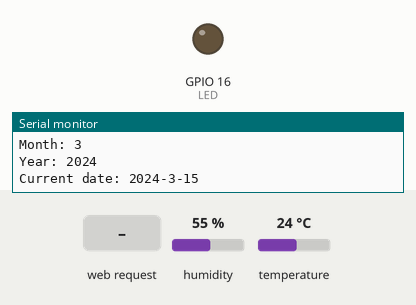
This sketch was run on a simulated ESP8266 (NodeMCU). On the bench: output pins drawn as LEDs (lit = HIGH), the last lines printed to the serial monitor. Inputs (shaded band) come from the test bench; at power-on: humidity 55 %, temperature 24 °C. WiFi joins after 1.5 s; servers stay silent unless stated; network time is answered at once with the bench clock; the local clock reads 2024-03-15 10:24:30 at power-on unless the sketch sets it; no MQTT or app messages arrive unless stated.

Above: at 3.7 s.
3.8 s: HTTP request GET /led/on received
At 4.3 s:
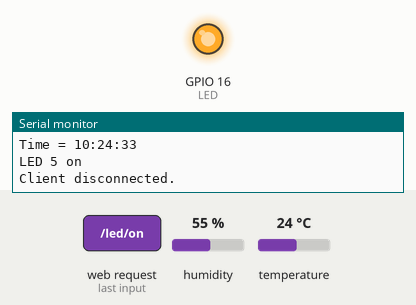
5.3 s: HTTP request GET /led/off received
At 6.3 s:
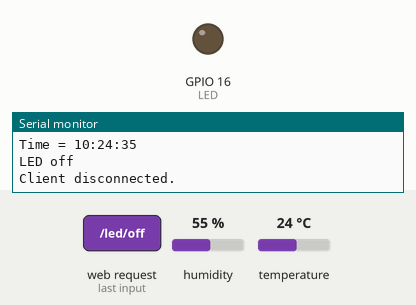
Timing chart, 0 to 8.3 s (numbered marks = the images above; inputs shaded):
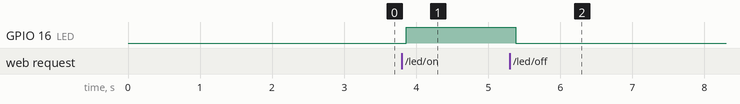

The sketch:

4-WifiWebServerWithDHT11NTPandMqtt-c4a.ino
```cpp
//
// Simple WebServer with mqtt messaging
//
// mvk@ca.ibm.com - for SNP/ P-Tech
//
// This programs will start a websever which is connected to you wifi once you adjust the SSID and password please change all parameters - see CHANGE HERE
// the code will also send a mqtt message a mqtt broker ....
//
//

// based on https://randomnerdtutorials.com/esp8266-web-server/
// switch on /off LED ... LED GPIO16 or GPIO03

#define VERSION "161220202-1323"

// Load Wi-Fi library
#include <ESP8266WiFi.h>
#include "DHT.h"
#include <PubSubClient.h> //<<<< lib needs to be installed

//<<<<<<<<<<<<<<<<<<<<<<<<<<<<<<<<<<<< TIME Server NTP
#include <WiFiUdp.h>
#include <NTPClient.h>
WiFiUDP ntpUDP;

// By default 'pool.ntp.org' is used with 60 seconds update interval and
// no offset
//NTPClient timeClient(ntpUDP);
  // Set offset time in seconds to adjust for your timezone, for example:
  // GMT +1 = 3600
  // GMT +8 = 28800
  // GMT -1 = -3600
  // GMT 0 = 0
  // EST = GMT -5

NTPClient timeClient(ntpUDP, "us.pool.ntp.org", -18000,6000);
// You can specify the time server pool and the offset, (in seconds)
// additionaly you can specify the update interval (in milliseconds).
// NTPClient timeClient(ntpUDP, "europe.pool.ntp.org", 3600, 60000);
// Variables to save date and time
//https://gndtovcc.home.blog/2020/04/12/esp8266-nodemcu-ntp-client-server-get-date-and-time-arduino-ide/
String formattedDate;
String dayStamp;
String timeStamp;
///////<<<<<<<<<<<<<<<<<<<<<<<<<<<<<<<<<<<<<<< TIME END


// to be able to read voltage
ADC_MODE(ADC_VCC); //vcc read

/*
////>>>>>>>>> CHANGE HERE
*/
// Replace with YOUR network credentials
const char* ssid     = "";    //>>>>>>>>> CHANGE HERE
const char* password = "";        //>>>>>>>>> CHANGE HERE
String DEVICEID   =    "mvk01";            //>>>>>>>>> CHANGE HERE
#define mqtt_server    "52.117.240.201"    //>>>>>>>>> CHANGE HERE - should preset for P-Tech

//### YOUR LOCATION
// find ur LAT LON  use https://www.latlong.net/ and ur cityname like Brantford,canada  for Branford =43.139410,-80.263650

String  LATITUDE  =   "43.6711581"   ;         //>>>>>>>>> CHANGE HERE
String  LONGITUDE =   "-79.4129989"    ;       //>>>>>>>>> CHANGE HERE


#define DHTPIN 4 // what digital pin we're connected to NodeMCU (D2)

// Uncomment whatever type you're using!
#define DHTTYPE DHT11 // DHT 11
DHT dht(DHTPIN, DHTTYPE);

String mqttmsg = "{\"hello\":\"hello\"}";

// Set web server port number to 80
WiFiServer server(80);

// Variable to store the HTTP request
String header;

// Auxiliar variables to store the current output state
String LEDState = "on ";

// Assign output variables to GPIO pins
const int LED = 16;

// Current time
unsigned long currentTime1 = millis();
// Previous time
unsigned long previousTime1 = millis();

const long mqttSchedule = 10000; // send mqtt message every 10sec

unsigned long currentTime = millis();
// Previous time
unsigned long previousTime = 0;
// Define timeout time in milliseconds (example: 2000ms = 2s)
const long timeoutTime = 2000;

WiFiClient espClient;
PubSubClient mqttclient(espClient);

//dht vars
float prevTemp=0;
float h =0;
float t =0;
uint8_t mac[6];
long msgcounter=0;
float myvol=0;
//
// Setup
//
void setup() {
  Serial.begin(115200);
  // Initialize the output variables as outputs
  pinMode(LED, OUTPUT);
  // Set outputs to LOW
  digitalWrite(LED, LOW);

  Serial.print("VERSION = ");
  Serial.println(VERSION);
  // Connect to Wi-Fi network with SSID and password
  Serial.print("Connecting to ");
  Serial.println(ssid);
  WiFi.begin(ssid, password);
  while (WiFi.status() != WL_CONNECTED) {
    delay(500);
    Serial.print(".");
  }
   WiFi.macAddress(mac);
  // Print local IP address and start web server
  Serial.println("");
  Serial.println("WiFi connected.");
  Serial.println("IP address: ");
  Serial.println(WiFi.localIP());
  server.begin();
  delay(500);
  dht.begin();
  delay(500);

  // Sensor readings may also be up to 2 seconds 'old' (its a very slow sensor)
  h = dht.readHumidity();
  // Read temperature as Celsius (the default)
  t = dht.readTemperature();
  Serial.print("readHumidity = ");
  Serial.println(h);

  Serial.print("readTemperature = ");
  Serial.println(t);

  //  Batt = ESP.getVcc();
  Serial.print("Read internal Voltage = ");
  Serial.println( ESP.getVcc());
  Serial.println("Start WebServer");

  //  Batt = ESP.getVcc();
  Serial.println("Read internal Voltage = "+ESP.getVcc()); // Exerise display the voltage on the website
  mqttclient.setServer(mqtt_server, 1883);
  timeClient.begin();
  timeClient.update();
//long timeOffset for EST
  Serial.println(timeClient.getFormattedTime());
 Serial.println(timeClient.getEpochTime());

   unsigned long epochTime = timeClient.getEpochTime();
  Serial.print("Epoch Time: ");
  Serial.println(epochTime);
   Serial.print("Week Day: ");
  Serial.println(timeClient.getDay());

  //Get a time structure
  struct tm *ptm = gmtime ((time_t *)&epochTime);

  int monthDay = ptm->tm_mday;
  Serial.print("Month day: ");
  Serial.println(monthDay);

  int currentMonth = ptm->tm_mon+1;
  Serial.print("Month: ");
  Serial.println(currentMonth);

   int currentYear = ptm->tm_year+1900;
  Serial.print("Year: ");
  Serial.println(currentYear);

  //Print complete date:
  String currentDate = String(currentYear) + "-" + String(currentMonth) + "-" + String(monthDay);
  Serial.print("Current date: ");
  Serial.println(currentDate);


}
String macToStr(const uint8_t* mac)
{
  String result;
  for (int i = 0; i < 6; ++i) {
    result += String(mac[i], 16);
    if (i < 5)
      result += ':';
  }
  return result;
}

//
// Create MQTT connection
//

void reconnect() {
  // Loop until we're reconnected
  Serial.println("MQTT connected = ");
   Serial.println(mqttclient.connected());
  while (!mqttclient.connected()) {
        Serial.print("Attempting MQTT connection...");

          // Generate client name based on MAC address and last 8 bits of microsecond counter
      String clientName;
      clientName += "esp8266-";
     // uint8_t mac[6];
      WiFi.macAddress(mac);
      clientName += macToStr(mac);
      clientName += "-";
      clientName += String(micros() & 0xff, 16);
      Serial.print("Connecting to ");
      Serial.print(mqtt_server);
      Serial.print(" as ");
      Serial.println(clientName);


    // Attempt to connect
    // If you do not want to use a username and password, change next line to
  if (mqttclient.connect((char*) clientName.c_str())) {
    //if (client.connect((char*) clientName.c_str()), mqtt_user, mqtt_password)) {
      Serial.println("connected");
         Serial.println("Sending hello message");
         mqttmsg = "{\"hello\":\""+DEVICEID+"\"}";
          mqttclient.publish("hello", mqttmsg.c_str(), true);

    } else {
      Serial.print("failed, rc=");
      Serial.print(mqttclient.state());
      Serial.println(" try again in 5 seconds");
      // Wait 5 seconds before retrying
      delay(5000);
    }
  }
}

//
// loop
//
void loop(){
    WiFiClient client = server.available();   // Listen for incoming clients
    currentTime1 = millis();
    //previousTime1 = currentTime1;

  if((currentTime1 - previousTime1) > mqttSchedule ) // send all 5sec
  {

        h = dht.readHumidity();
      // Read temperature as Celsius (the default)
       t = dht.readTemperature();

      // Excerise ... only send message if temperature or Humidity is changing

      if (!mqttclient.connected())
        reconnect();

            /// SEND MQTT message
                  if (isnan(h) || isnan(t) ) {
                    Serial.println("Failed to read from DHT sensor!");
               //return;
               h=0;
               t=0;
                }
            //WiFi.localIP() // IP address
            //macToStr(mac);  // Mac Address
            //timeClient.getEpochTime() // timestamp
            String mymac=macToStr(mac);
            String myip=WiFi.localIP().toString().c_str();
            long mydts=timeClient.getEpochTime();
            float myvol = ESP.getVcc()/1000;
            msgcounter++;
            //###EXCERISE add a message counter (msgcnt) to the json message like \"msgcounter\" : "+String(msgcounter)+ "
            mqttmsg = "{\"mac\" :  \""+mymac+"\",\"ip\" : \""+myip+"\",\"voltage\" :  "+myvol+",\"dts\" : "+mydts+",\"deviceid\" : \""+ DEVICEID+"\", \"humidity\" : " +String(h)+" ,\"temperature\" : "+String(t)+" ,\"latitude\" :"+String(LATITUDE)+",\"logitude\" : "+String(LONGITUDE)+"}";


           Serial.println("Sending Sensor Data");
           Serial.println(mqttmsg.c_str());
           mqttclient.publish("sensor", mqttmsg.c_str(), true);

          previousTime1 = millis();

    }

  if (client) {                             // If a new client connects,
    Serial.println("New Client.");          // print a message out in the serial port
    String currentLine = "";                // make a String to hold incoming data from the client
    currentTime = millis();
    previousTime = currentTime;


    while (client.connected() && currentTime - previousTime <= timeoutTime) { // loop while the client's connected
      currentTime = millis();
      if (client.available()) {             // if there's bytes to read from the client,


      prevTemp=t;
      // Sensor readings may also be up to 2 seconds 'old' (its a very slow sensor)
      h = dht.readHumidity();
      // Read temperature as Celsius (the default)
      t = dht.readTemperature();

      Serial.print("Time = ");
      Serial.println(timeClient.getFormattedTime());

      // Check if any reads failed and exit early (to try again).
      if (isnan(h) || isnan(t) ) {
      Serial.println("Failed to read from DHT sensor!");
      //return;
       h = 0;
        t = 0;
      }

        char c = client.read();             // read a byte, then
        //Serial.write(c);                    // print it out the serial monitor
        header += c;
        if (c == '\n') {                    // if the byte is a newline character
          // if the current line is blank, you got two newline characters in a row.
          // that's the end of the client HTTP request, so send a response:
          if (currentLine.length() == 0) {
            // HTTP headers always start with a response code (e.g. HTTP/1.1 200 OK)
            // and a content-type so the client knows what's coming, then a blank line:
            client.println("HTTP/1.1 200 OK");
            client.println("Content-type:text/html");
            client.println("Connection: close");
            client.println();

            // turns the GPIOs on and off
            if (header.indexOf("GET /led/on") >= 0) {
              Serial.println("LED 5 on");
              LEDState = "on";
              digitalWrite(LED, HIGH);
            } else if (header.indexOf("GET /led/off") >= 0) {
              Serial.println("LED off");
              LEDState = "off";
              digitalWrite(LED, LOW);
            }

            // Display the HTML web page
            client.println("<!DOCTYPE html><html>");
            client.println("<head><meta name=\"viewport\" content=\"width=device-width, initial-scale=1\">");
            client.println("<link rel=\"icon\" href=\"data:,\">");


            String  ptr = "";
            ptr += "<style>html { font-family: 'Open Sans', sans-serif; display: block; margin: 0px auto; text-align: center;color: #333333;}\n";
            ptr += "body{margin-top: 50px;}\n";
            ptr += "h1 {margin: 50px auto 30px;}\n";
            ptr += ".side-by-side{display: inline-block;vertical-align: middle;position: relative;}\n";
            ptr += ".humidity-icon{background-color: #3498db;width: 30px;height: 30px;border-radius: 50%;line-height: 36px;}\n";
            ptr += ".humidity-text{font-weight: 600;padding-left: 30px;font-size: 30px;width: 200px;text-align: left;}\n";
            ptr += ".humidity{font-weight: 300;font-size: 30px;color: #3498db;}\n";
            ptr += ".temperature-icon{background-color: #f39c12;width: 30px;height: 30px;border-radius: 50%;line-height: 40px;}\n";
            ptr += ".temperature-text{font-weight: 600;padding-left: 30px;font-size: 30px;width: 200px;text-align: left;}\n";
            ptr += ".temperature{font-weight: 300;font-size: 30px;color: #f39c12;}\n";
            ptr += ".superscript{font-size: 17px;font-weight: 600;position: absolute;right: -20px;top: 15px;}\n";
            ptr += ".data{padding: 10px;}\n";
            ptr += ".button { background-color: #195B6A; border: none; color: white; padding: 16px 40px;\n";
            ptr += "text-decoration: none; font-size: 30px; margin: 2px; cursor: pointer;}\n";
            ptr += ".button2 {background-color: #77878A;}\n";
            ptr += "</style></head>\n";
  client.println(ptr);

            // Web Page Heading
            client.println("<body><h1>ESP8266 Web Server</h1>");

            // Display current state, and ON/OFF buttons for GPIO 16
            client.println("<p>GPIO16 LED - State " + LEDState + "</p>");
            // If the output5State is off, it displays the ON button
            if (LEDState=="off") {
              client.println("<p><a href=\"/led/on\"><button class=\"button\">ON</button></a></p>");
            } else {
              client.println("<p><a href=\"/led/off\"><button class=\"button button2\">OFF</button></a></p>");
            }

            client.println("<div class=\"temperature\">"+timeClient.getFormattedTime() +"</div><br>");

            client.println("<p>prevTemp     = " + (String)prevTemp + "</p>");
            client.println("<p>msgcounter     = " + (String)msgcounter + "</p>");

            if (prevTemp == t)
              client.println("<div class=\"temperature\">NO Temperature Change</div><br>");
            else
              client.println("<div class=\"temperature\">Temperature Changed from " + (String)prevTemp + "</div><br>");

            prevTemp = t;
            client.println("<div class=\"side-by-side temperature-text\">Temperature</div><div class=\"side-by-side temperature\">" + (String)t + " C</div><br>");
            client.println("<div class=\"side-by-side humidity-text\">Humidity</div><div class=\"side-by-side humidity\">" + (String)h + " %</div>\n");
            //###>>EXERISE - display the volatge
            myvol = ESP.getVcc();
            myvol = myvol / 1000;

            client.println("<br><div class=\"side-by-side humidity-text\">Voltage</div><div class=\"side-by-side humidity\">" + String(myvol) + " V</div>\n");
            /*
            client.println("<p>Temperature  = "+(String)t+"</p>");
            client.println("<p>Humidity     = "+(String)h+"</p>");
            client.println("<p>getEpochTime = "+String(timeClient.getEpochTime())+"</p>");
            client.println("<p>Time         = "+String(timeClient.getFormattedTime())+"</p>");
            client.println("<p>msgcounter   = "+String(msgcounter)+"</p>");
            */

            client.println("<p><a href=\"/refresh\"><button class=\"button button2\">Refresh</button></a></p>");

            client.println("<hr><p>mqttmsg = "+mqttmsg+"</p>");

            client.println("</body></html>");

            // The HTTP response ends with another blank line
            client.println();
            // Break out of the while loop
            break;
          } else { // if you got a newline, then clear currentLine
            currentLine = "";
          }
        } else if (c != '\r') {  // if you got anything else but a carriage return character,
          currentLine += c;      // add it to the end of the currentLine
        }
      }
    }
    // Clear the header variable
    header = "";
    // Close the connection
    client.stop();
    Serial.println("Client disconnected.");
    Serial.println("");
  }
}
```

Measured:
- after the input at 3.8 s, GPIO 16 (LED): LOW → HIGH after 0.06 s
- after the input at 5.3 s, GPIO 16 (LED): HIGH → LOW after 0.08 s
